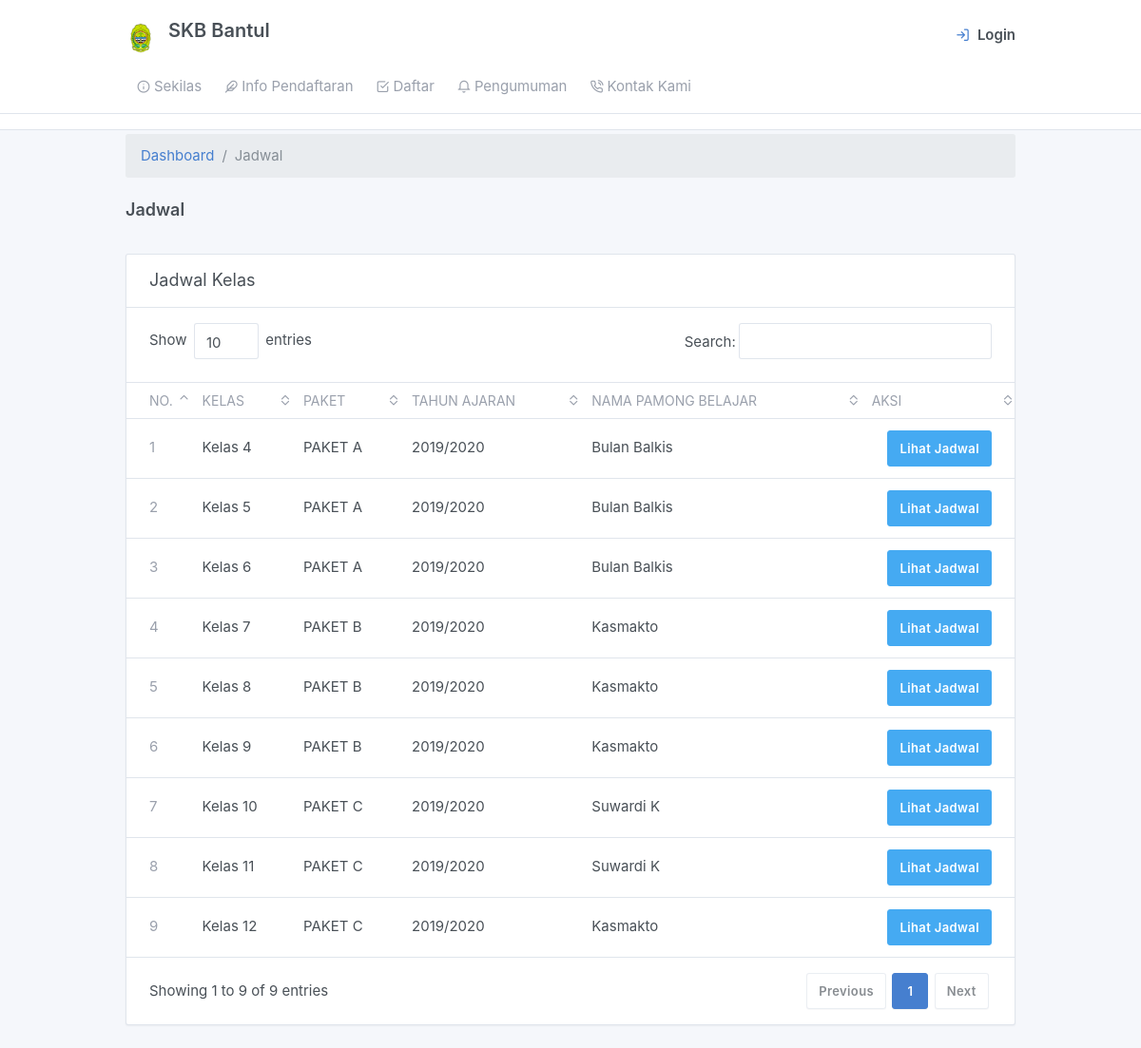
The app's page /admin/jadwal.php with its own data.
### tables this page shows
CREATE TABLE `tb_rombel` (
  `rombel_id` int(11) NOT NULL,
  `ta_id` int(11) NOT NULL,
  `kelas_id` int(11) NOT NULL,
  `nik` char(16) NOT NULL
);

CREATE TABLE `tb_kelas` (
  `kelas_id` int(11) NOT NULL,
  `kelas_nama` varchar(11) NOT NULL,
  `paket_id` int(11) NOT NULL
);

CREATE TABLE `tb_paket` (
  `paket_id` int(11) NOT NULL,
  `paket_nama` char(10) NOT NULL
);

CREATE TABLE `tb_tahunajaran` (
  `ta_id` int(11) NOT NULL,
  `semester_id` int(11) NOT NULL,
  `ta_nama` varchar(12) NOT NULL,
  `ta_status` varchar(12) NOT NULL DEFAULT 'Tidak Aktif'
);

CREATE TABLE `tb_pamong_belajar` (
  `nik` char(16) NOT NULL,
  `pamong_nama` varchar(50) NOT NULL,
  `pamong_tempat_lhr` varchar(30) NOT NULL,
  `pamong_tanggal_lhr` date NOT NULL,
  `pamong_jenkel` enum('Laki-Laki','Perempuan') NOT NULL,
  `pamong_agama` varchar(12) NOT NULL,
  `pamong_alamat` varchar(100) NOT NULL,
  `pamong_no_hp` varchar(14) NOT NULL,
  `pamong_jabatan` enum('Pamong Belajar','Tutor') NOT NULL
);

### admin/jadwal.php (the view, shortened to what this page needs)
<?php include_once "views/main.php";?>
<div class="my-3 my-md-1">
  <div class="container">
  <ol class="breadcrumb">
            <li class="breadcrumb-item">
              <a href="../index.php">Dashboard</a>
            </li>
            <li class="breadcrumb-item active">Jadwal</li>
          </ol>
    <div class="page-header">
      <h4 class="">
        Jadwal
      </h4>
    </div>
      <div class="">
        <div class="card">
        <div class="card-header">
                    <h3 class="card-title">Jadwal Kelas</h3>
          </div>
          <div class="table-responsive">
            <table class="table card-table table-vcenter text-nowrap datatable">
              <thead>
                <tr>
                  <th class="w-2">No.</th>
                  <th>Kelas</th>
                  <th>Paket</th>
                  <th>Tahun Ajaran</th>
                  <th>Nama Pamong Belajar</th>
                  <th class="w-2">Aksi</th>
                </tr>
              </thead>
              <tbody>
                <?php
              $no=1;
              $sql = mysqli_query($connect, "SELECT a.rombel_id, c.kelas_nama,f.paket_nama,b.ta_nama,e.pamong_nama FROM tb_rombel a JOIN tb_tahunajaran b ON a.ta_id=b.ta_id JOIN tb_kelas c ON a.kelas_id=c.kelas_id JOIN tb_pamong_belajar e ON a.nik=e.nik JOIN tb_paket f ON c.paket_id=f.paket_id WHERE a.ta_id=(SELECT ta_id FROM tb_tahunajaran WHERE ta_status='Aktif')");
              $cek= mysqli_num_rows($sql);
              if($cek>0){
              while ($data= mysqli_fetch_array($sql)) {
              ?>
                <tr>
                  <td><span class="text-muted"><?php echo $no;?></span></td>
                  <td><?php echo $data['kelas_nama'];?></td>
                  <td><?php echo $data['paket_nama'];?></td>
                  <td><?php echo $data['ta_nama'];?></td>
                  <td><?php echo $data['pamong_nama'];?></td>
                  <td class="text-right">
                  <a href="jadwal_permapel.php?id=<?php echo $data['rombel_id'] ?>" class="btn btn-info" role="button">Lihat Jadwal</a>
                  </td>
                </tr>
              <?php $no++; }} ?>
              </tbody>
            </table>
          </div>
        </div>
      </div>
    </div>
  </div>

### records on screen
tb_rombel: kelas.kelas_nama "Kelas 4", tb_paket.paket_nama "PAKET A", ta.ta_nama "2019/2020", nik.pamong_nama "Bulan Balkis"
tb_rombel: kelas.kelas_nama "Kelas 5", tb_paket.paket_nama "PAKET A", ta.ta_nama "2019/2020", nik.pamong_nama "Bulan Balkis"
tb_rombel: kelas.kelas_nama "Kelas 6", tb_paket.paket_nama "PAKET A", ta.ta_nama "2019/2020", nik.pamong_nama "Bulan Balkis"
tb_rombel: kelas.kelas_nama "Kelas 7", tb_paket.paket_nama "PAKET B", ta.ta_nama "2019/2020", nik.pamong_nama "Kasmakto"
tb_rombel: kelas.kelas_nama "Kelas 8", tb_paket.paket_nama "PAKET B", ta.ta_nama "2019/2020", nik.pamong_nama "Kasmakto"
tb_rombel: kelas.kelas_nama "Kelas 9", tb_paket.paket_nama "PAKET B", ta.ta_nama "2019/2020", nik.pamong_nama "Kasmakto"
tb_rombel: kelas.kelas_nama "Kelas 10", tb_paket.paket_nama "PAKET C", ta.ta_nama "2019/2020", nik.pamong_nama "Suwardi K"
tb_rombel: kelas.kelas_nama "Kelas 11", tb_paket.paket_nama "PAKET C", ta.ta_nama "2019/2020", nik.pamong_nama "Suwardi K"
tb_rombel: kelas.kelas_nama "Kelas 12", tb_paket.paket_nama "PAKET C", ta.ta_nama "2019/2020", nik.pamong_nama "Kasmakto"
